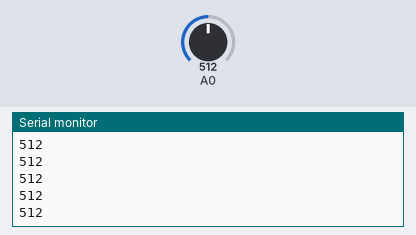
Simulated run of this sketch. Board: Arduino Uno, built with avr-gcc and run on an emulated ATmega328P. On the bench: the last lines printed to the serial monitor. The test bench sets the inputs (shaded band); at power-on: A0 = 512.

Above: at 1.2 s.
1.3 s: A0 set to 716
At 2.1 s:
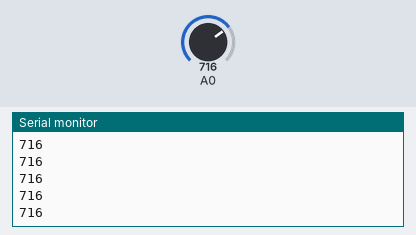
2.8 s: A0 set to 900
At 3.9 s:
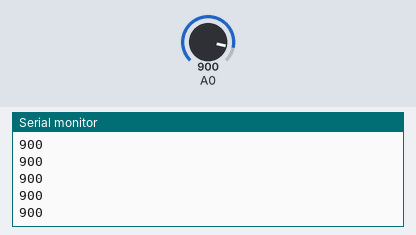
Timing chart, 0 to 5.8 s (numbered marks = the images above; inputs shaded):
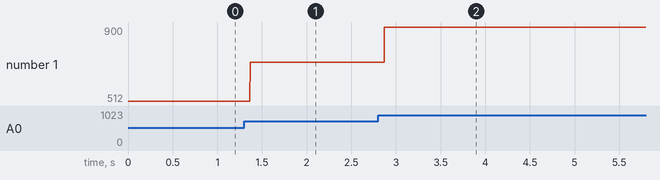

The sketch:

codigo_arduino.ino
```cpp
int out=0;
void setup() {
  // put your setup code here, to run once:
  Serial.begin(9600);

}

void loop() {
  // put your main code here, to run repeatedly:
  out=analogRead(A0);
  Serial.print(out);
  Serial.print("\n");
  //delayMicrosecond(10);
}
```

Measured:
- after the input at 1.3 s, the serial monitor: prints a new line after 0.07 s (image 1)
- after the input at 2.8 s, the serial monitor: prints a new line after 0.07 s (image 2)
- plotted number 1: 512 → 716 after the input at 1.3 s, 716 → 900 after the input at 2.8 s
